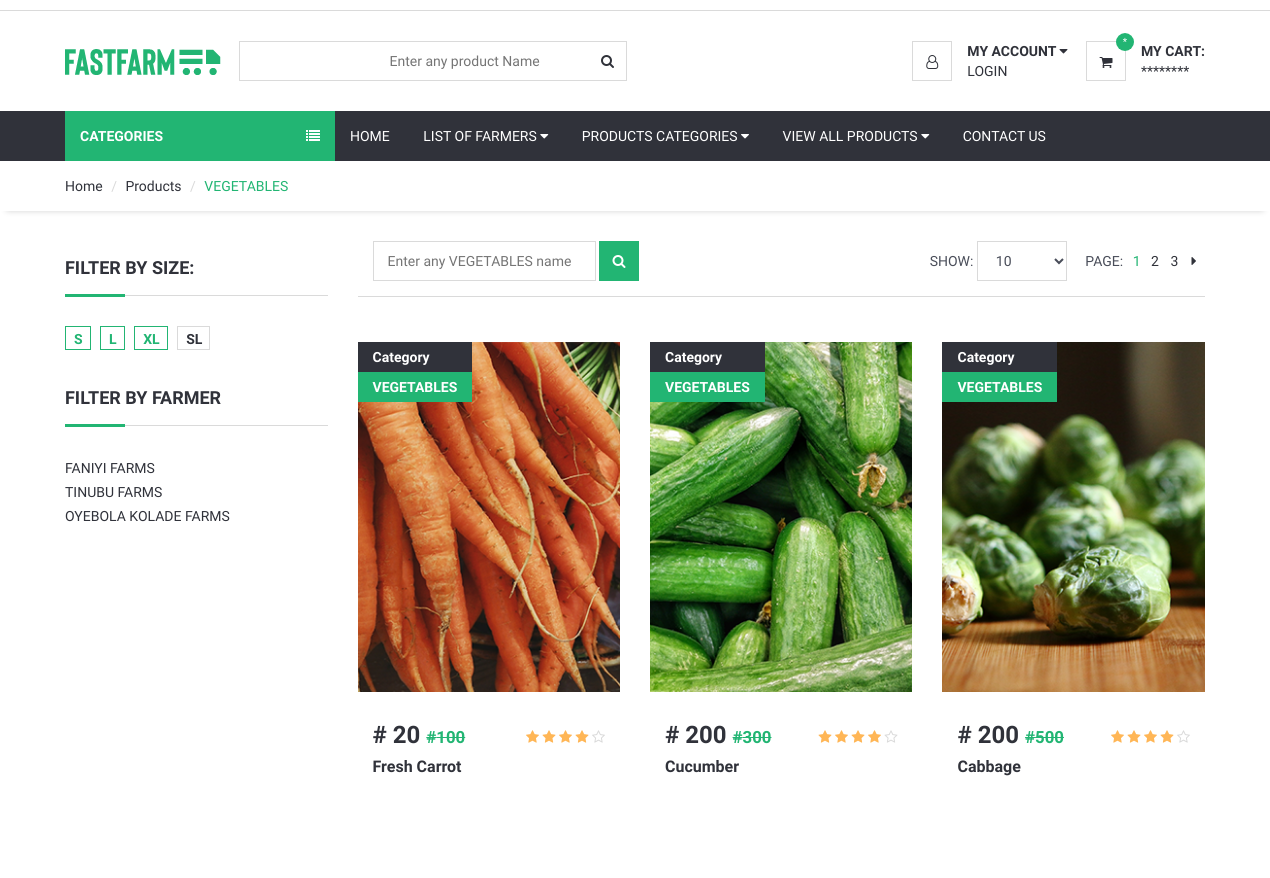
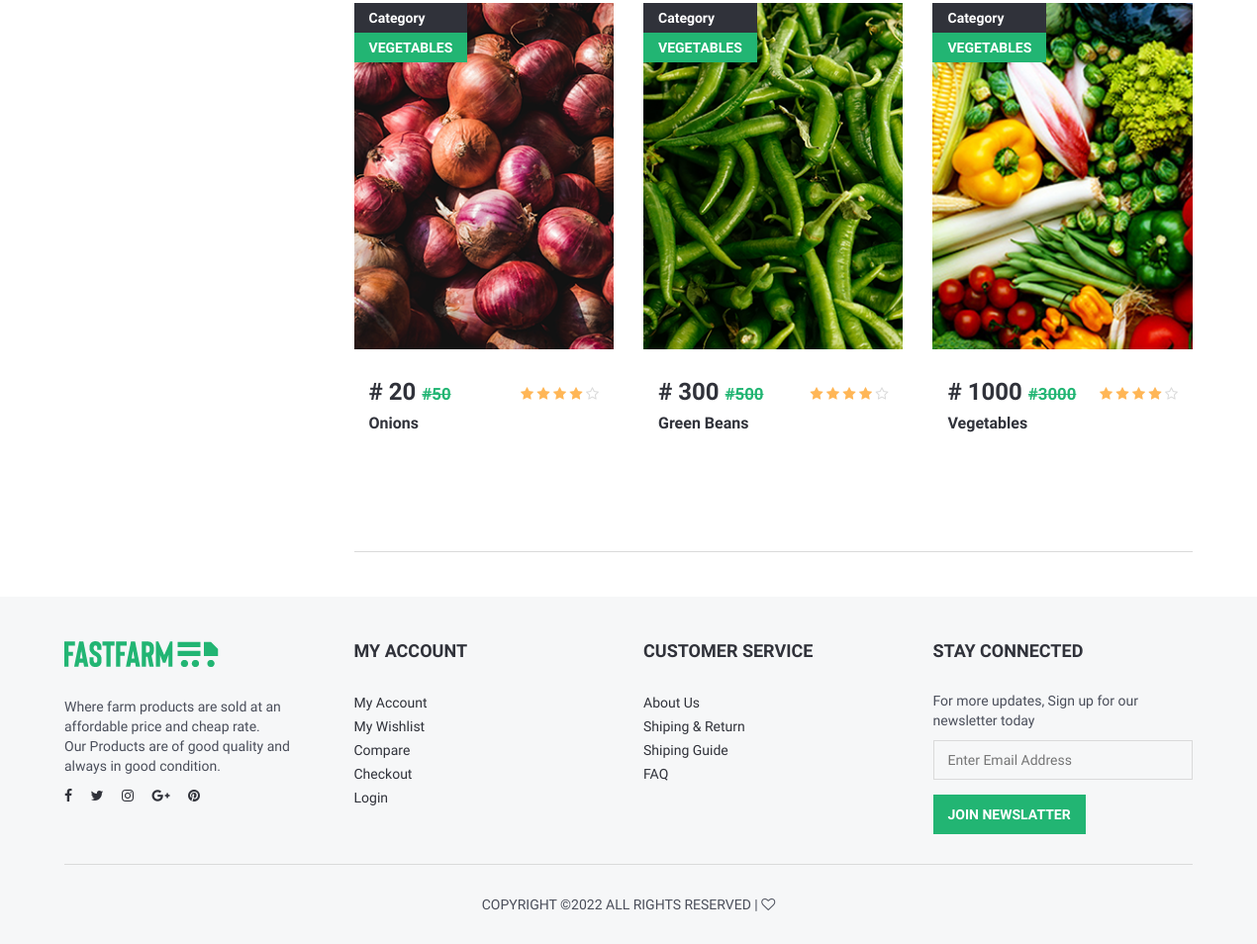
The page /userend/vegetables.php on the database its author committed (2 pictures, top to bottom).
### tables this page shows
CREATE TABLE `farmersprofile` (
  `id` int(100) NOT NULL,
  `farm_name` varchar(100) NOT NULL,
  `ceo_name` varchar(100) NOT NULL,
  `address` varchar(100) NOT NULL,
  `phoneno` varchar(100) NOT NULL,
  `email` varchar(100) NOT NULL,
  `area_of_specialization` varchar(100) NOT NULL,
  `image` varchar(100) NOT NULL
);

CREATE TABLE `products` (
  `id` int(100) NOT NULL,
  `farm_name` varchar(100) NOT NULL,
  `product_code` varchar(100) NOT NULL,
  `product_name` varchar(100) NOT NULL,
  `category` varchar(100) NOT NULL,
  `price` varchar(100) NOT NULL,
  `formerprice` varchar(100) NOT NULL,
  `size` varchar(100) NOT NULL,
  `quantity` varchar(100) NOT NULL,
  `receive_date` varchar(100) NOT NULL,
  `expiry_date` varchar(100) NOT NULL,
  `product_category` varchar(100) NOT NULL,
  `description` varchar(10000) NOT NULL,
  `image` varchar(100) NOT NULL
);

### userend/vegetables.php (the view, shortened to what this page needs)
<?php
include ('header.php');
include ('category.php');
?>
	<div id="breadcrumb">
		<div class="container">
			<ul class="breadcrumb">
				<li><a href="index.php">Home</a></li>
				<li><a href="#">Products</a></li>
				<li class="active">VEGETABLES</li>
			</ul>
		</div>
	</div>
	<div class="section">
		<div class="container">
			<div class="row">
				<div id="aside" class="col-md-3">
					<div class="aside">
						<h3 class="aside-title">Filter By Size:</h3>
						<ul class="size-option">
							<li class="active"><a href="#">S</a></li>
							<li class="active"><a href="#">L</a></li>
							<li class="active"><a href="#">XL</a></li>
							<li><a href="#">SL</a></li>
						</ul>
					</div>
				<div class="aside">
						<h3 class="aside-title">Filter by farmer</h3>
						<ul class="list-links">
							<?php
		require_once "connection.php";
		$select_stmt=$db->prepare("SELECT * FROM farmersprofile");
		$select_stmt->execute();
		while($row=$select_stmt->fetch(PDO::FETCH_ASSOC))
		{
		?>
							<li><a href="#"><?php echo $row['farm_name']; ?></a></li>
							<?php
		}
		?>
						</ul>
					</div>
				</div>
				<div id="main" class="col-md-9">
					<div class="store-filter clearfix">
						<div class="pull-left">
							<div class="sort-filter">
								<input type="text" class="input" placeholder="Enter any VEGETABLES name">
							</div>
							<div class="row-filter">
								<a href="search.php" class="active"><i class="fa fa-search"></i></a>
							</div>
						</div>
						<div class="pull-right">
							<div class="page-filter">
								<span class="text-uppercase">Show:</span>
								<select class="input">
										<option value="0">10</option>
									</select>
							</div>
							<ul class="store-pages">
								<li><span class="text-uppercase">Page:</span></li>
								<li class="active">1</li>
								<li><a href="#">2</a></li>
								<li><a href="#">3</a></li>
								<li><a href="#"><i class="fa fa-caret-right"></i></a></li>
							</ul>
						</div>
					</div>
					<div id="store">
						<div class="row">
													<?php
		require_once "connection.php";
		$select_stmt=$db->prepare("SELECT * FROM products WHERE category='vegetables'");
		$select_stmt->execute();
		while($row=$select_stmt->fetch(PDO::FETCH_ASSOC))
		{
		?>
							<div class="col-md-4 col-sm-6 col-xs-6">
								<div class="product product-single">
									<div class="product-thumb">
										<div class="product-label">
											<span>Category</span>
											<span class="sale"><?php echo $row['category']; ?></span>
										</div>
									<img src="../admin/<?php echo $row['image']; ?>" alt="">
									</div>
									<div class="product-body">
										<h3 class="product-price">&#35; <?php echo $row['price']; ?> <del class="product-old-price">&#35;<?php echo $row['formerprice']; ?></del></h3>
										<div class="product-rating">
											<i class="fa fa-star"></i>
											<i class="fa fa-star"></i>
											<i class="fa fa-star"></i>
											<i class="fa fa-star"></i>
											<i class="fa fa-star-o empty"></i>
										</div>
											<h2 class="product-name"><a href="#"><?php echo $row['product_name']; ?></a></h2> <form class="form-submit">
										</form>
									</div>
								</div>
							</div>
		<?php
		}
		?>
							</div>
						</div>
					</div>
				</div>
			</div>
		</div>
<?php
include('footer.php');
?>

### userend/css/style.css (style rules this page uses)
body { font-family: 'Hind', sans-serif; color: #4A4E5A; overflow-x: hidden; }
h1, h2, h3, h4, h5, h6 { color: #30323A; margin: 0 0 10px; font-weight: 700; }
ul, ol { margin: 0; padding: 0; list-style: none }
.input { width: 100%; height: 40px; padding: 0px 15px; border: none; background-color: transparent; -webkit-box-shadow: 0px 0px 0px 1px #DADADA inset, 0px 0px 0px 5px transparent; box-shadow: 0px 0px 0px 1px #DADADA inset, 0px 0px 0px 5px transparent; -webkit-transition: 0.3s all; transition: 0.3s all; }
.list-links li>a { position: relative; display: inline-block; padding: 2px 0px; -webkit-transition: 0.3s all; transition: 0.3s all; }
.list-links li>a:before { content: "\f105"; position: absolute; left: 0px; font-family: FontAwesome; -webkit-transform: translateX(-10px); -ms-transform: translateX(-10px); transform: translateX(-10px); opacity: 0; visibility: hidden; -webkit-transition: 0.3s all; transition: 0.3s all; }
.section { padding-top: 30px; padding-bottom: 30px; }
#breadcrumb { -webkit-box-shadow: 0px 6px 6px -6px rgba(0, 0, 0, 0.175); box-shadow: 0px 6px 6px -6px rgba(0, 0, 0, 0.175); }
.breadcrumb { background-color: transparent; border: none; border-radius: 0px; padding: 15px 0px; margin: 0; }
.breadcrumb>.active { color: #22B573; }
.breadcrumb>li+li:before { color: #DADADA; }
.product .product-old-price { color: #22B573; font-size: 70%; }
.product .product-rating { display: inline-block; }
.product .product-rating>i { color: #FFB656; }
.product .product-rating>i.empty { color: #DADADA; }
.product .product-label>span { position: relative; display: inline-block; padding: 5px 15px; font-weight: 700; color: #FFF; background-color: #30323A; z-index: 22; }
.product .product-label>span.sale { background-color: #22B573; }
.product.product-single { margin-top: 15px; margin-bottom: 15px; -webkit-transition: 0.3s all; transition: 0.3s all; }
.product.product-single .product-thumb { position: relative; margin-bottom: 15px; }
.product.product-single .product-thumb>img { width: 100%; }
.product.product-single .product-thumb:after { content: ""; position: absolute; top: 0; left: 0; right: 0; bottom: 0; background-color: #FFF; opacity: 0; visibility: hidden; z-index: 0; -webkit-transition: 0.3s all; transition: 0.3s all; }
.product.product-single .product-label { position: absolute; left: 0; top: 0; }
.product.product-single .product-label>span { display: block; }
.product.product-single .product-body { padding: 15px; }
.product.product-single .product-price { display: inline-block; }
.product.product-single .product-rating { float: right; margin-top: 5px; }
.product.product-single .product-name { font-size: 16px; }
#aside .aside { margin-bottom: 30px; }
#aside .aside:last-child { margin-bottom: 0px; }
.aside .aside-title { position: relative; border-bottom: 1px solid #DADADA; text-transform: uppercase; padding-bottom: 15px; margin-bottom: 30px; margin-top: 15px; line-height: 24px; font-size: 18px; }
.aside .aside-title:after { content: ""; position: absolute; left: 0; bottom: -1.5px; height: 3px; width: 60px; background-color: #22B573; }
#store { margin-top: 15px; padding-top: 30px; border-top: 1px solid #DADADA; margin-bottom: 15px; padding-bottom: 30px; border-bottom: 1px solid #DADADA; }
.row-filter { display: inline-block; vertical-align: top; }
.row-filter>a { display: inline-block; height: 40px; width: 40px; line-height: 40px; text-align: center; color: #FFF; background-color: #30323A; -webkit-transition: 0.3s all; transition: 0.3s all; }
.row-filter>a.active { background-color: #22B573; }
.sort-filter { display: inline-block; margin-left: 15px; }
.page-filter select.input { width: 90px; }
.page-filter { display: inline-block; }
.store-pages { display: inline-block; margin-left: 15px; }
.store-pages li { display: inline-block; margin-right: 6px; }
.store-pages li a { display: block; min-width: 10px; text-align: center; }
.store-pages li.active { color: #22B573; }
.size-option>li { display: inline-block; margin-right: 6px; margin-bottom: 6px; vertical-align: top; }
.size-option>li:last-child { margin-right: 0px; }
.size-option>li>a { display: block; border: 1px solid #DADADA; font-weight: 700; padding: 2px 7px 0px 8px; }
.size-option>li.active a { color: #22B573; border-color: #22B573; }

### rows shown on the page
farmersprofile: farm_name "FANIYI FARMS"
farmersprofile: farm_name "TINUBU FARMS"
farmersprofile: farm_name "OYEBOLA KOLADE FARMS"
products: category "VEGETABLES", image (picture), price "20", formerprice "100", product_name "Fresh Carrot"
products: category "VEGETABLES", image (picture), price "200", formerprice "300", product_name "Cucumber"
products: category "VEGETABLES", image (picture), price "200", formerprice "500", product_name "Cabbage"
products: category "VEGETABLES", image (picture), price "20", formerprice "50", product_name "Onions"
products: category "VEGETABLES", image (picture), price "300", formerprice "500", product_name "Green Beans"
products: category "VEGETABLES", image (picture), price "1000", formerprice "3000", product_name "Vegetables"
